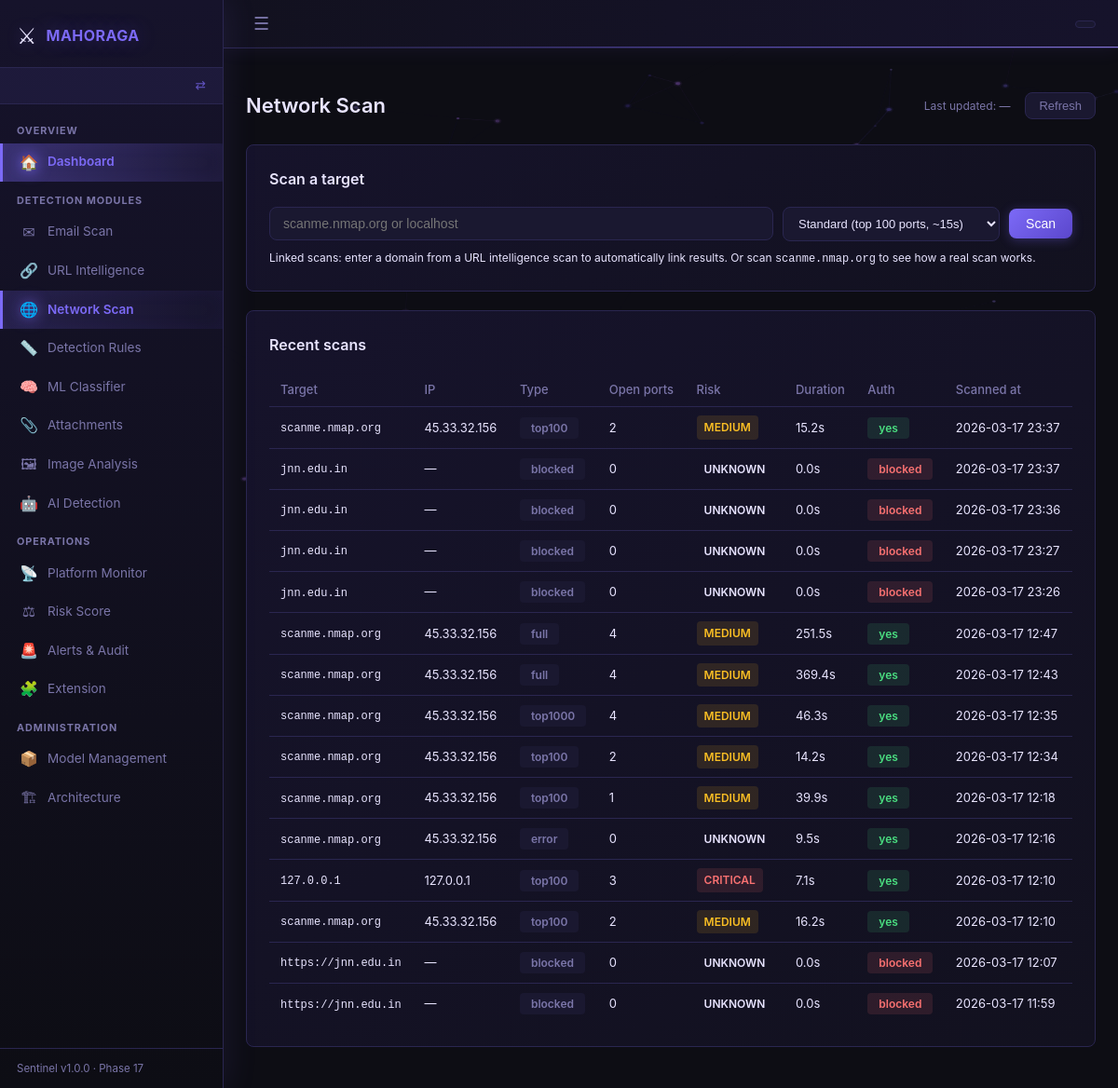
Screenshot of /network/scan with the database file from the repository.
### backend/app/models.py (models this page shows)
class NetworkScan(db.Model):
    __tablename__ = "network_scans"
    id               = db.Column(db.Integer, primary_key=True)
    url_scan_id      = db.Column(db.Integer, db.ForeignKey("url_scans.id"),   nullable=True)
    email_scan_id    = db.Column(db.Integer, db.ForeignKey("email_scans.id"), nullable=True)
    target           = db.Column(db.String(255))   # domain or IP that was scanned
    ip_resolved      = db.Column(db.String(60))    # IP the domain resolved to
    scan_type        = db.Column(db.String(50))    # quick / top100 / top1000 / full
    nmap_version     = db.Column(db.String(50))
    os_guess         = db.Column(db.String(255))   # OS fingerprint if available
    total_open_ports = db.Column(db.Integer, default=0)
    risk_level       = db.Column(db.String(20))    # LOW / MEDIUM / HIGH / CRITICAL
    risk_flags       = db.Column(db.Text)          # JSON list of flag strings
    raw_nmap_output  = db.Column(db.Text)          # truncated nmap result dict
    scan_duration_s  = db.Column(db.Float)
    authorized       = db.Column(db.Boolean, default=False)
    scanned_at       = db.Column(db.DateTime, default=datetime.utcnow)
    ports = db.relationship(
        "PortResult",
        backref="scan",
        lazy=True,
        cascade="all, delete-orphan"
    )

### backend/app/routes/network_scan.py (the view)
@network_scan_bp.route("/network/scan", methods=["GET"])
def network_scan_page():
    recent = (
        NetworkScan.query
        .order_by(NetworkScan.scanned_at.desc())
        .limit(15)
        .all()
    )
    return render_template("network_scan.html", recent_scans=recent)

### backend/app/routes/dashboard.py (called while the page is built, shortened)
def get_current_role() -> str:
    return session.get("role", "")

def get_sidebar_config():
    role = get_current_role()
    cfg  = ROLES.get(role, {})
    all_items = _all_sidebar_items()
    if cfg.get("allowed_prefixes") is None:
        return all_items   # admin sees everything

### frontend/templates/network_scan.html (shortened to what this page needs)
{% extends "base.html" %}
{% block content %}
<div class="page-header">
  <h1>Network Scan</h1>
  <span class="last-updated">Last updated: <span id="update-time">—</span></span>
  <button class="btn-refresh" onclick="refreshHistory()">Refresh</button>
</div>
<div class="card">
  <h2>Scan a target</h2>
  <div class="scan-form-row">
    <input type="text" id="target-input"
           placeholder="scanme.nmap.org or localhost"
           onkeydown="if(event.key==='Enter') initiateScan()">
    <select id="scan-type-select">
      <option value="top100" selected>Standard (top 100 ports, ~15s)</option>
    </select>
    <button class="btn-primary" onclick="initiateScan()">Scan</button>
  </div>
  <p class="hint">
    Linked scans: enter a domain from a URL intelligence scan to
    automatically link results. Or scan <code>scanme.nmap.org</code>
    to see how a real scan works.
  </p>
</div>
<div class="card">
  <h2>Recent scans</h2>
  <table class="data-table">
    <thead>
      <tr>
        <th>Target</th><th>IP</th><th>Type</th>
        <th>Open ports</th><th>Risk</th><th>Duration</th>
        <th>Auth</th><th>Scanned at</th>
      </tr>
    </thead>
    <tbody id="history-table-body">
      {% for s in recent_scans %}
      <tr>
        <td><code>{{ s.target }}</code></td>
        <td>{{ s.ip_resolved or '—' }}</td>
        <td><span class="auth-pill auth-none">{{ s.scan_type }}</span></td>
        <td>{{ s.total_open_ports }}</td>
        <td>
          <span class="label-badge label-{{
            'safe' if s.risk_level == 'LOW' else
            'suspicious' if s.risk_level in ('MEDIUM','HIGH') else
            'malicious' if s.risk_level == 'CRITICAL' else 'unknown'
          }}">{{ s.risk_level }}</span>
        </td>
        <td>{{ '%.1f'|format(s.scan_duration_s or 0) }}s</td>
        <td>
          {% if s.authorized %}
            <span class="auth-pill auth-pass">yes</span>
          {% else %}
            <span class="auth-pill auth-fail">blocked</span>
          {% endif %}
        </td>
        <td>{{ s.scanned_at.strftime('%Y-%m-%d %H:%M') if s.scanned_at else '—' }}</td>
      </tr>
      {% else %}
      <tr><td colspan="8" class="empty-state">No network scans yet</td></tr>
      {% endfor %}
    </tbody>
  </table>
</div>
{% endblock %}

### frontend/templates/base.html (shortened to what this page needs)
<!DOCTYPE html>
<html lang="en">
<head>
  <link rel="stylesheet" href="/static/css/main.css">
</head>
<body>
<canvas id="bgCanvas"></canvas>
<aside class="sidebar" id="sidebar">
  <div class="sidebar-brand">
    <span class="sidebar-logo">⚔</span>
    <span class="sidebar-title">MAHORAGA</span>
  </div>
  <div class="sidebar-role-badge">
    <a href="/role/clear" class="sidebar-role-switch" title="Switch role">⇄</a>
  </div>
  <nav class="sidebar-nav" id="sidebarNav">
    {% for section in sidebar %}
    <div class="sidebar-section-label">{{ section.section }}</div>
    {% for item in section['items'] %}
    <a href="{{ item.url }}"
       class="sidebar-link {% if request.path == item.url or request.path.startswith(item.url.rstrip('/') + '/') %}active{% endif %}">
      <span class="sidebar-link-icon">{{ item.icon }}</span>
      <span class="sidebar-link-label">{{ item.label }}</span>
    </a>
    {% endfor %}
    {% endfor %}
  </nav>
  <div class="sidebar-footer">
    <span class="sidebar-version">Sentinel v1.0.0 · Phase 17</span>
  </div>
</aside>
<main class="main-content" id="mainContent">
  <header class="topbar">
    <button class="topbar-toggle" id="sidebarToggle">☰</button>
    <div class="topbar-right">
      <span class="topbar-role">
      </span>
    </div>
  </header>
  <div class="content-area">
    {% block content %}{% endblock %}
  </div>
</main>
</body>
</html>

### rows the page displays
NetworkScan: target "scanme.nmap.org", ip_resolved "45.33.32.156", scan_type "top100", total_open_ports "2", risk_level "MEDIUM", scan_duration_s "15.2", authorized "yes", scanned_at "2026-03-17 23:37"
NetworkScan: target "jnn.edu.in", ip_resolved "—", scan_type "blocked", total_open_ports "0", risk_level "UNKNOWN", scan_duration_s "0.0", authorized "blocked", scanned_at "2026-03-17 23:37"
NetworkScan: target "jnn.edu.in", ip_resolved "—", scan_type "blocked", total_open_ports "0", risk_level "UNKNOWN", scan_duration_s "0.0", authorized "blocked", scanned_at "2026-03-17 23:36"
NetworkScan: target "jnn.edu.in", ip_resolved "—", scan_type "blocked", total_open_ports "0", risk_level "UNKNOWN", scan_duration_s "0.0", authorized "blocked", scanned_at "2026-03-17 23:27"
NetworkScan: target "jnn.edu.in", ip_resolved "—", scan_type "blocked", total_open_ports "0", risk_level "UNKNOWN", scan_duration_s "0.0", authorized "blocked", scanned_at "2026-03-17 23:26"
NetworkScan: target "scanme.nmap.org", ip_resolved "45.33.32.156", scan_type "full", total_open_ports "4", risk_level "MEDIUM", scan_duration_s "251.5", authorized "yes", scanned_at "2026-03-17 12:47"
NetworkScan: target "scanme.nmap.org", ip_resolved "45.33.32.156", scan_type "full", total_open_ports "4", risk_level "MEDIUM", scan_duration_s "369.4", authorized "yes", scanned_at "2026-03-17 12:43"
NetworkScan: target "scanme.nmap.org", ip_resolved "45.33.32.156", scan_type "top1000", total_open_ports "4", risk_level "MEDIUM", scan_duration_s "46.3", authorized "yes", scanned_at "2026-03-17 12:35"
NetworkScan: target "scanme.nmap.org", ip_resolved "45.33.32.156", scan_type "top100", total_open_ports "2", risk_level "MEDIUM", scan_duration_s "14.2", authorized "yes", scanned_at "2026-03-17 12:34"
NetworkScan: target "scanme.nmap.org", ip_resolved "45.33.32.156", scan_type "top100", total_open_ports "1", risk_level "MEDIUM", scan_duration_s "39.9", authorized "yes", scanned_at "2026-03-17 12:18"
NetworkScan: target "scanme.nmap.org", ip_resolved "45.33.32.156", scan_type "error", total_open_ports "0", risk_level "UNKNOWN", scan_duration_s "9.5", authorized "yes", scanned_at "2026-03-17 12:16"
NetworkScan: target "127.0.0.1", ip_resolved "127.0.0.1", scan_type "top100", total_open_ports "3", risk_level "CRITICAL", scan_duration_s "7.1", authorized "yes", scanned_at "2026-03-17 12:10"
NetworkScan: target "scanme.nmap.org", ip_resolved "45.33.32.156", scan_type "top100", total_open_ports "2", risk_level "MEDIUM", scan_duration_s "16.2", authorized "yes", scanned_at "2026-03-17 12:10"
NetworkScan: target "https://jnn.edu.in", ip_resolved "—", scan_type "blocked", total_open_ports "0", risk_level "UNKNOWN", scan_duration_s "0.0", authorized "blocked", scanned_at "2026-03-17 12:07"
NetworkScan: target "https://jnn.edu.in", ip_resolved "—", scan_type "blocked", total_open_ports "0", risk_level "UNKNOWN", scan_duration_s "0.0", authorized "blocked", scanned_at "2026-03-17 11:59"

### other values shown
{{ section.section }} "OVERVIEW" "DETECTION MODULES" "OPERATIONS" "ADMINISTRATION"
{{ item.icon }} "🏠" "✉" "🔗" "🌐" "📏" "🧠" "📎" "🖼" "🤖" "📡" "⚖" "🚨" "🧩" "📦" "🏗"
{{ item.label }} "Dashboard" "Email Scan" "URL Intelligence" "Network Scan" "Detection Rules" "ML Classifier" "Attachments" "Image Analysis" "AI Detection" "Platform Monitor" "Risk Score" "Alerts & Audit" "Extension" "Model Management" "Architecture"
